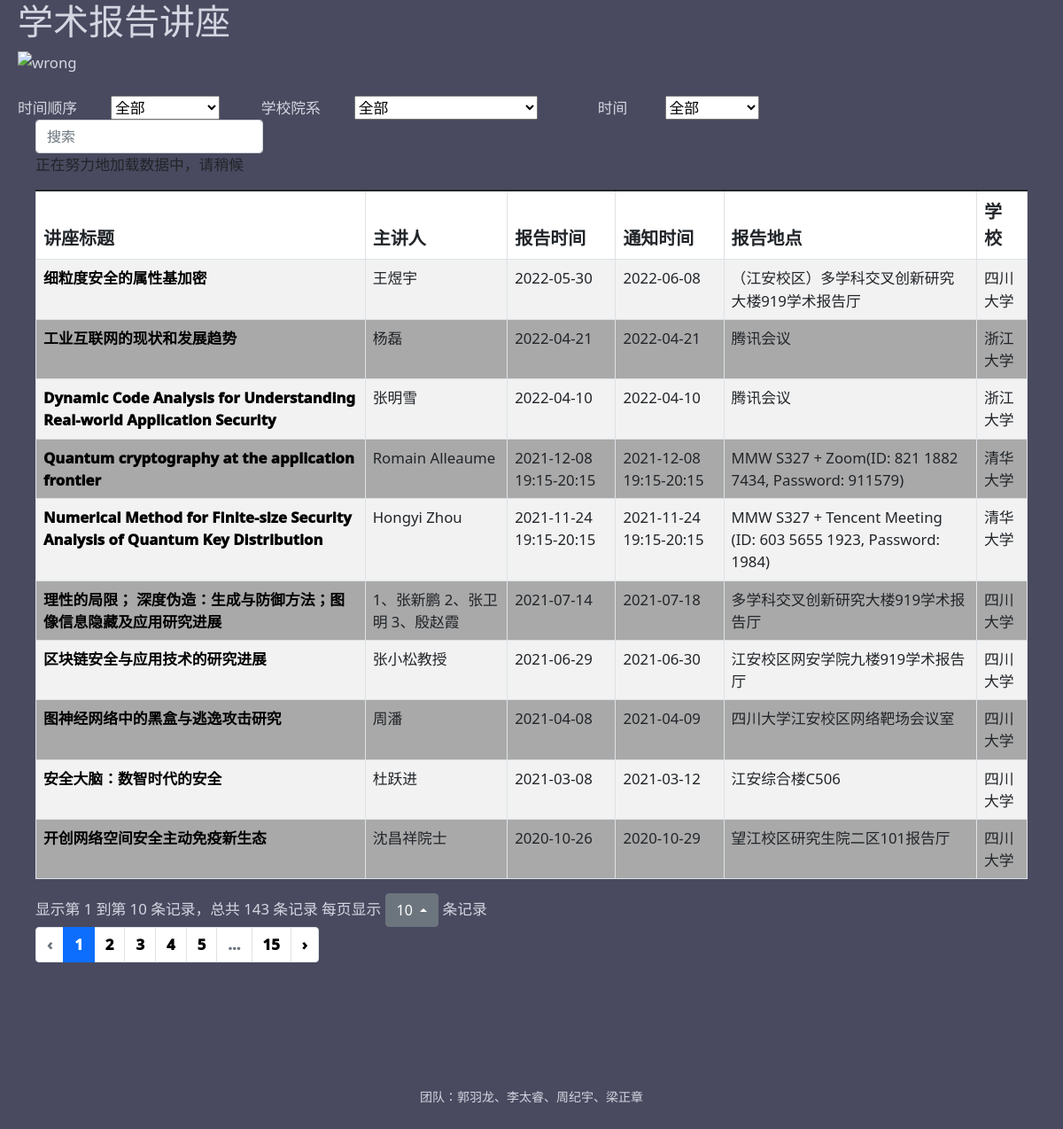
The app's page /order&release with its own data.
### tables this page shows
CREATE TABLE inf(university text,link text PRIMARY KEY,title text,time text,speaker text,place text, rel_time text);

### app.py (the view)
@app.route('/order&release')
def website3():  # put application's code here
    sql = '''select *
         from inf
         order by rel_time desc'''
    datalist = use_db(sql)
    return render_template("anounce.html", reports=datalist)

### app.py (called while the page is built)
def use_db(sql_order):
    conn = sqlite3.connect('lecture.db')
    datalist = []
    cur = conn.cursor()
    cur.execute(sql_order)
    results = cur.fetchall()
    for row in results:
        datalist.append(row)
    conn.commit()
    conn.close()
    return datalist

### templates/anounce.html (shortened to what this page needs)
<!DOCTYPE html>
<html lang="en">
<head>
    <link rel="stylesheet" href="/static/css/style.css">
    <link rel="stylesheet" href="/static/css">
    <link href="https://cdn.jsdelivr.net/npm/bootstrap@5.1.3/dist/css/bootstrap.min.css" rel="stylesheet"
>
    <link rel="stylesheet" href="https://cdn.jsdelivr.net/npm/bootstrap-icons@1.7.2/font/bootstrap-icons.css">
    <link rel="stylesheet" href="https://unpkg.com/bootstrap-table@1.20.2/dist/bootstrap-table.min.css">
    <link rel="stylesheet" href="/static/src/jquery.page.css">
</head>
<body style="margin-left: 20px; margin-right: 20px; ">
<h1 class="content">学术报告讲座</h1>
<div>
    <img
            src="https://www.cs.tsinghua.edu.cn/images/list-banner.png"
            height="120px"
            width="1350"
    alt="wrong"
    />
</div>
<br/>
<span class="kg">时间顺序</span
>&emsp; &emsp;<label>
    <select onchange="window.open(this.options[this.selectedIndex].value)">
        <option value="/">全部</option>
    </select>
</label>
<span class="kg">学校院系</span
>&emsp; &emsp;<label for=""></label><select onchange="window.open(this.options[this.selectedIndex].value)">
    <option value="/" selected>全部</option>
</select>
&emsp; &emsp; &emsp; 时间&emsp; &emsp;
    <select onchange="window.open(this.options[this.selectedIndex].value)">
        <option value="/">全部</option>
    </select>
<div style="margin-left: 20px; margin-right: 20px; ">
<table
        id='table_page'
        class="table-striped"
>
    {% for report in reports %}
        <tr>
            <th><a href="{{ report[1] }}" target="_blank">
                {{ report[2] }} </a></th>
            <th>{{ report[4] }}</th>
            <th>{{ report[6] }}</th>
            <th>{{ report[3] }}</th>
            <th>{{ report[5] }}</th>
            <th >{{ report[0] }}</th>
        </tr>
    {% endfor %}
</table>
</div>
<br><br><br>
<div style="text-align:center;margin:50px 0; font:normal 14px/24px 'MicroSoft YaHei';">
<p>团队：郭羽龙、李太睿、周纪宇、梁正章</p>
</div>
</body>
</html>

### static/css/style.css (style rules this page uses)
tr:nth-child(odd) { background-color: #ffffff; }
tr:nth-child(even) { background-color: rgb(169, 169, 169); }
a { font-weight: 1000; color: #000000; }
a:link { text-decoration: none; color:black; }

### records on screen
inf: title "细粒度安全的属性基加密", speaker "王煜宇", rel_time "2022-05-30", time "2022-06-08", place "（江安校区）多学科交叉创新研究大楼919学术报告厅", university "四川大学"
inf: title "工业互联网的现状和发展趋势", speaker "杨磊", rel_time "2022-04-21", time "2022-04-21", place "腾讯会议", university "浙江大学"
inf: title "Dynamic Code Analysis for Understanding Real-world Application Security", speaker "张明雪", rel_time "2022-04-10", time "2022-04-10", place "腾讯会议", university "浙江大学"
inf: title "Quantum cryptography at the application frontier", speaker "Romain Alleaume", rel_time "2021-12-08 19:15-20:15", time "2021-12-08 19:15-20:15", place "MMW S327 + Zoom(ID: 821 1882 7434, Password: 911579)", university "清华大学"
inf: title "Numerical Method for Finite-size Security Analysis of Quantum Key Distribution", speaker "Hongyi Zhou", rel_time "2021-11-24 19:15-20:15", time "2021-11-24 19:15-20:15", place "MMW S327 + Tencent Meeting (ID: 603 5655 1923, Password: 1984)", university "清华大学"
inf: title "理性的局限； 深度伪造：生成与防御方法；图像信息隐藏及应用研究进展", speaker "1、张新鹏 2、张卫明 3、殷赵霞", rel_time "2021-07-14", time "2021-07-18", place "多学科交叉创新研究大楼919学术报告厅", university "四川大学"
inf: title "区块链安全与应用技术的研究进展", speaker "张小松教授", rel_time "2021-06-29", time "2021-06-30", place "江安校区网安学院九楼919学术报告厅", university "四川大学"
inf: title "图神经网络中的黑盒与逃逸攻击研究", speaker "周潘", rel_time "2021-04-08", time "2021-04-09", place "四川大学江安校区网络靶场会议室", university "四川大学"
inf: title "安全大脑：数智时代的安全", speaker "杜跃进", rel_time "2021-03-08", time "2021-03-12", place "江安综合楼C506", university "四川大学"
inf: title "开创网络空间安全主动免疫新生态", speaker "沈昌祥院士", rel_time "2020-10-26", time "2020-10-29", place "望江校区研究生院二区101报告厅", university "四川大学"
